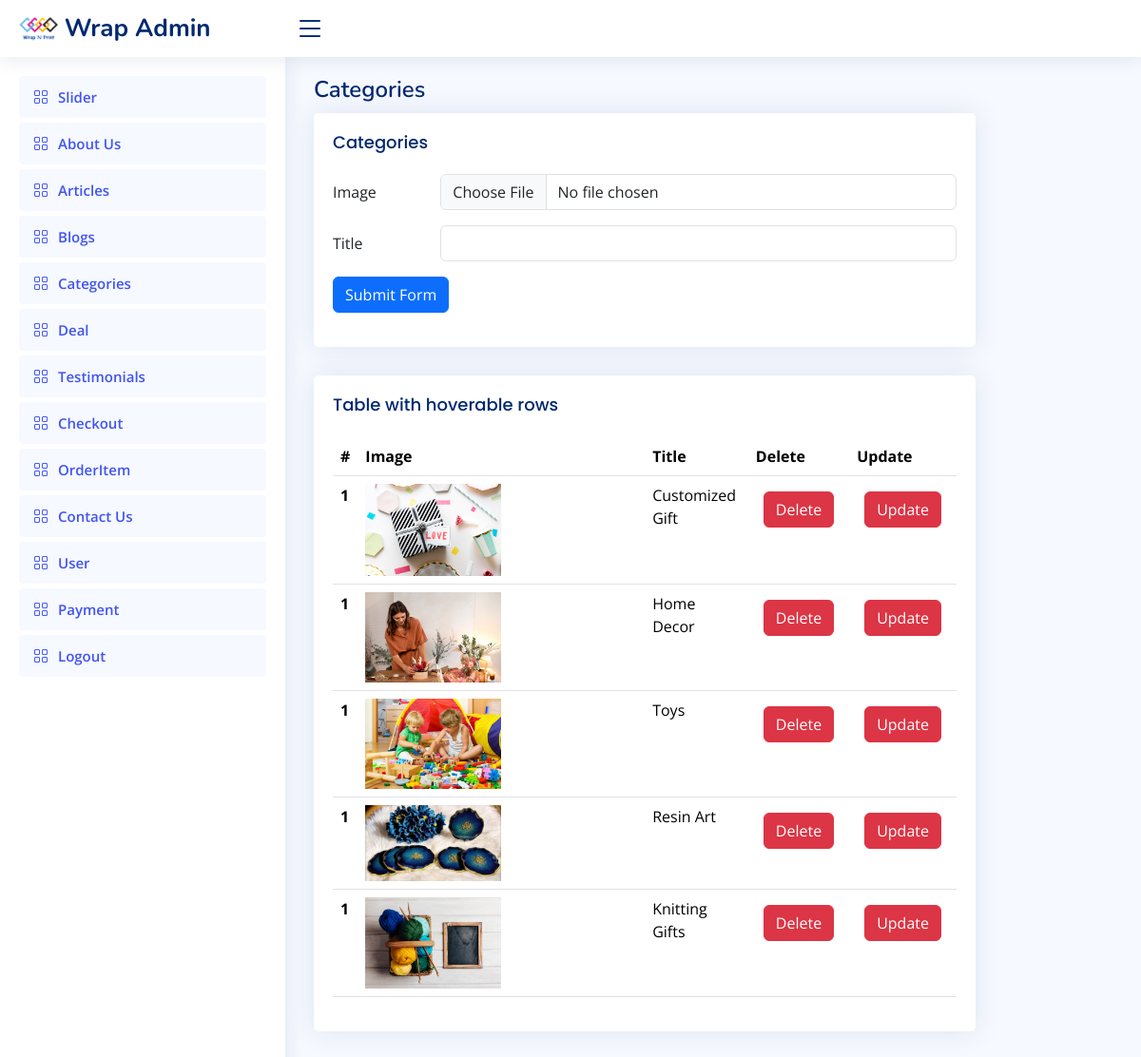
Screenshot of /panel/category/ (signed in) with the database file from the repository.
### panel/models.py (models this page shows)
class category(models.Model):
    img=models.ImageField(upload_to="images/",blank=True,null=True)
    title=models.CharField(max_length=20)

### panel/views.py (the view, shortened to what this page needs)
# urls.py: path('category/',main8),
def main8(request):
    queryset=category.objects.all()
    context={'category':queryset}
    return render(request,'category.html',context)

### panel/templates/category.html (shortened to what this page needs)
{% extends 'header1.html'%}
{% block content %}
  <main id="main" class="main">
    <div class="pagetitle">
      <h1>Categories</h1>
    </div>
    <section class="section">
      <div class="row">
        <div class="col-lg-10">
          <div class="card">
            <div class="card-body">
              <h5 class="card-title">Categories</h5>
              <form method="POST" action="" enctype="multipart/form-data">
                <div class="row mb-3">
                    <label for="inputNumber" class="col-sm-2 col-form-label">Image</label>
                    <div class="col-sm-10">
                      <input class="form-control" name="img" type="file" id="formFile">
                    </div>
                  </div>
                  <div class="row mb-3">
                    <label for="inputText" class="col-sm-2 col-form-label">Title</label>
                    <div class="col-sm-10">
                      <input type="name" name="title" class="form-control">
                    </div>
                  </div>
                  <div class="row mb-3">
                    <div class="col-sm-10">
                      <button type="submit" name="submit" class="btn btn-primary">Submit Form</button>
                    </div>
                  </div>
              </form>
            </div>
          </div>
          <div class="card">
            <div class="card-body">
              <h5 class="card-title">Table with hoverable rows</h5>
              <div class="table-responsive">
              <table class="table table-hover">
                <thead>
                  <tr>
                    <th scope="col">#</th>
                    <th scope="col">Image</th>
                    <th scope="col">Title</th>
                    <th scope="col">Delete</th>
                    <th scope="col">Update</th>
                  </tr>
                </thead>
                <tbody>
                  {% for variable in category %}
                  <tr >
                  <th scope="row">1</th>
                  <td><img src="../../media/{{variable.img}}" width="50%"></td>
                  <td>{{variable.title}}</td>
                  <td><a href="/panel/deleterow7/{{variable.id}}/" class="btn btn-danger m-2">Delete</a></td>
                  <td><a href="/panel/categoryup/{{variable.id}}/" class="btn btn-danger m-2">Update</a></td>
                  </tr>
                  {% endfor %}
                </tbody>
              </table>
              </div>
            </div>
          </div>
        </div>
      </div>
    </section>
  </main>
  {% endblock %}

### panel/templates/header1.html (shortened to what this page needs)
{% with email=request.session.email %}
{% if email %}
<!DOCTYPE html>
<html lang="en">
<head>
  <link href="/static/assets/vendor/bootstrap/css/bootstrap.min.css" rel="stylesheet">
  <link href="/static/assets/vendor/bootstrap-icons/bootstrap-icons.css" rel="stylesheet">
  <link href="/static/assets/vendor/boxicons/css/boxicons.min.css" rel="stylesheet">
  <link href="/static/assets/vendor/quill/quill.snow.css" rel="stylesheet">
  <link href="/static/assets/vendor/quill/quill.bubble.css" rel="stylesheet">
  <link href="/static/assets/vendor/remixicon/remixicon.css" rel="stylesheet">
  <link href="/static/assets/vendor/simple-datatables/style.css" rel="stylesheet">
  <link href="/static/assets/css/style.css" rel="stylesheet">
</head>
<body>
  <header id="header" class="header fixed-top d-flex align-items-center">
    <div class="d-flex align-items-center justify-content-between">
      <a href="index.html" class="logo d-flex align-items-center">
        <img src="../../media/images/wraplogo.png" alt="">
        <span class="d-none d-lg-block">Wrap Admin</span>
      </a>
      <i class="bi bi-list toggle-sidebar-btn"></i>
    </div>
  </header>
  <aside id="sidebar" class="sidebar">
    <ul class="sidebar-nav" id="sidebar-nav">
      <li class="nav-item">
        <a class="nav-link " href="/panel/slide/">
          <i class="bi bi-grid"></i>
          <span>Slider</span>
        </a>
      </li>
      <li class="nav-item">
        <a class="nav-link " href="/panel/about/">
          <i class="bi bi-grid"></i>
          <span>About Us</span>
        </a>
      </li>
      <li class="nav-item">
        <a class="nav-link " href="/panel/main1/">
          <i class="bi bi-grid"></i>
          <span>Articles</span>
        </a>
      </li>
      <li class="nav-item">
        <a class="nav-link " href="/panel/blogg/">
          <i class="bi bi-grid"></i>
          <span>Blogs</span>
        </a>
      </li>
      <li class="nav-item">
        <a class="nav-link " href="/panel/category/">
          <i class="bi bi-grid"></i>
          <span>Categories</span>
        </a>
      </li>
      <li class="nav-item">
        <a class="nav-link " href="/panel/deal/">
          <i class="bi bi-grid"></i>
          <span>Deal</span>
        </a>
      </li>
      <li class="nav-item">
        <a class="nav-link " href="/panel/review/">
          <i class="bi bi-grid"></i>
          <span>Testimonials</span>
        </a>
      </li>
      <li class="nav-item">
        <a class="nav-link " href="/panel/checkout1/">
          <i class="bi bi-grid"></i>
          <span>Checkout</span>
        </a>
      </li>
      <li class="nav-item">
        <a class="nav-link " href="/panel/Orderitem1/">
          <i class="bi bi-grid"></i>
          <span>OrderItem</span>
        </a>
      </li>
      <li class="nav-item">
        <a class="nav-link " href="/panel/contactus/">
          <i class="bi bi-grid"></i>
          <span>Contact Us</span>
        </a>
      </li>
      <li class="nav-item">
        <a class="nav-link " href="/panel/user/">
          <i class="bi bi-grid"></i>
          <span>User</span>
        </a>
      </li>
      <li class="nav-item">
        <a class="nav-link " href="/panel/checkout2/">
          <i class="bi bi-grid"></i>
          <span>Payment</span>
        </a>
      </li>
      <li class="nav-item">
        <a class="nav-link " href="/panel/logout/">
          <i class="bi bi-grid"></i>
          <span>Logout</span>
        </a>
      </li>
    </ul>
  </aside>
  {% block content %}
  {% endblock %}
</body>
</html>
{% endif %}
{% endwith %}

### panel/static/assets/css/style.css (style rules this page uses)
:root { scroll-behavior: smooth; }
body { font-family: "Open Sans", sans-serif; background: #f6f9ff; color: #444444; }
a { color: #4154f1; text-decoration: none; }
h1, h2, h3, h4, h5, h6 { font-family: "Nunito", sans-serif; }
#main { margin-top: 60px; padding: 20px 30px; transition: all 0.3s; }
.pagetitle { margin-bottom: 10px; }
.pagetitle h1 { font-size: 24px; margin-bottom: 0; font-weight: 600; color: #012970; }
.card { margin-bottom: 30px; border: none; border-radius: 5px; box-shadow: 0px 0 30px rgba(1, 41, 112, 0.1); }
.card-title { padding: 20px 0 15px 0; font-size: 18px; font-weight: 500; color: #012970; font-family: "Poppins", sans-serif; }
.card-body { padding: 0 20px 20px 20px; }
.logo { line-height: 1; }
@media (min-width: 1200px) { .logo { width: 280px; } }
.logo img { max-height: 26px; margin-right: 6px; }
.logo span { font-size: 26px; font-weight: 700; color: #012970; font-family: "Nunito", sans-serif; }
.header { transition: all 0.5s; z-index: 997; height: 60px; box-shadow: 0px 2px 20px rgba(1, 41, 112, 0.1); background-color: #fff; padding-left: 20px; }
.header .toggle-sidebar-btn { font-size: 32px; padding-left: 10px; cursor: pointer; color: #012970; }
.sidebar { position: fixed; top: 60px; left: 0; bottom: 0; width: 300px; z-index: 996; transition: all 0.3s; padding: 20px; overflow-y: auto; scrollbar-width: thin; scrollbar-color: #aab7cf transparent; box-shadow: 0px 0px 20px rgba(1, 41, 112, 0.1); background-color: #fff; }
@media (min-width: 1200px) { #main, #footer { margin-left: 300px; } }
.sidebar-nav { padding: 0; margin: 0; list-style: none; }
.sidebar-nav li { padding: 0; margin: 0; list-style: none; }
.sidebar-nav .nav-item { margin-bottom: 5px; }
.sidebar-nav .nav-link { display: flex; align-items: center; font-size: 15px; font-weight: 600; color: #4154f1; transition: 0.3; background: #f6f9ff; padding: 10px 15px; border-radius: 4px; }
.sidebar-nav .nav-link i { font-size: 16px; margin-right: 10px; color: #4154f1; }

### rows the page displays
category: img (picture), title "Customized Gift"
category: img (picture), title "Home Decor"
category: img (picture), title "Toys"
category: img (picture), title "Resin Art"
category: img (picture), title "Knitting Gifts"
